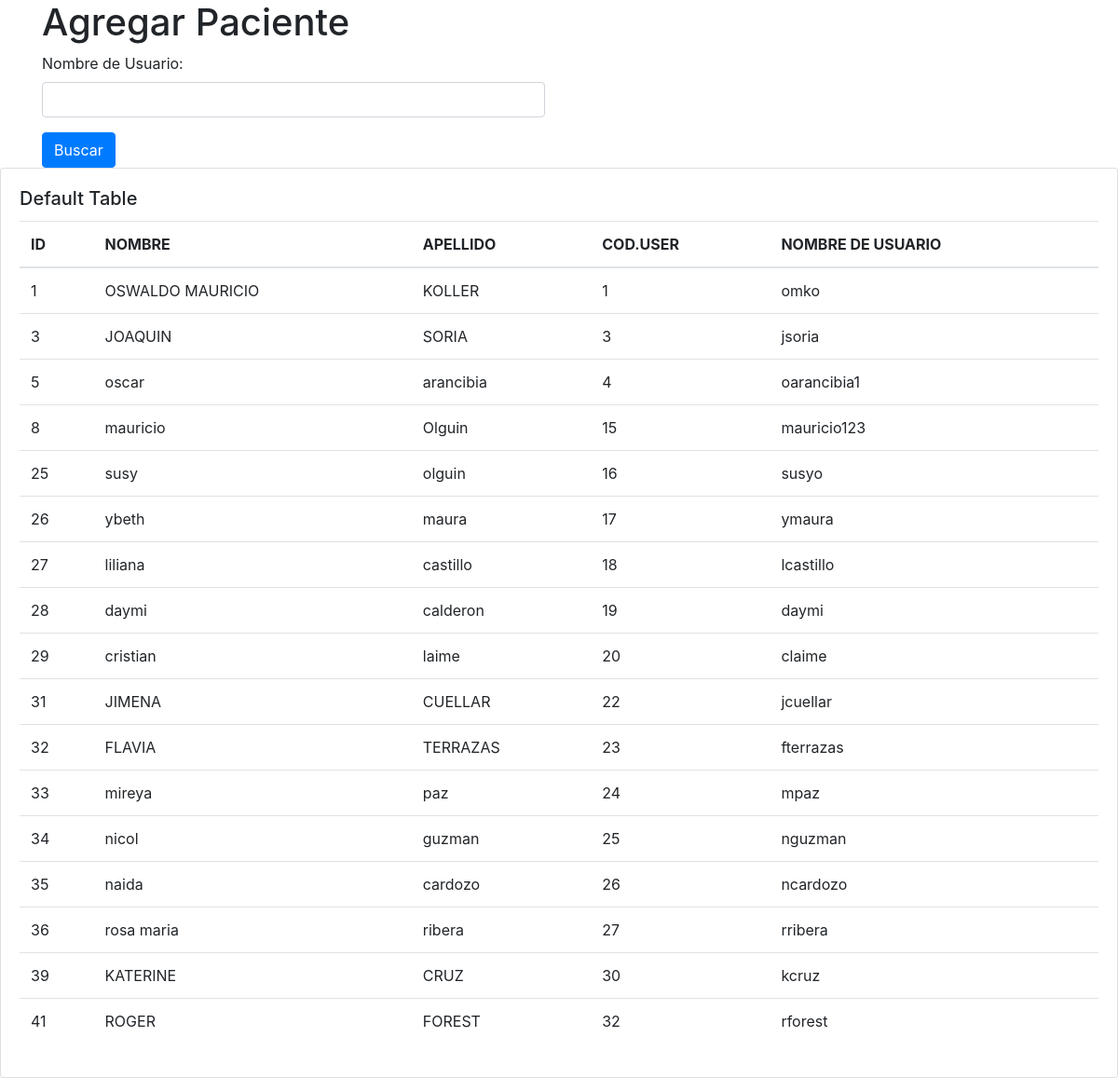
Page /CapaPresentacion/addPaciente.php (signed in) on the committed database.
### tables this page shows
CREATE TABLE `tusuario` (
  `id_persona` int(11) DEFAULT NULL,
  `id_usuario` int(11) NOT NULL,
  `nombre_usuario` varchar(50) DEFAULT NULL,
  `pass_usuario` varchar(100) DEFAULT NULL,
  `estado` varchar(20) DEFAULT NULL
);

CREATE TABLE `tpersona` (
  `id_persona` int(11) NOT NULL,
  `nombre` varchar(50) DEFAULT NULL,
  `apellido` varchar(50) DEFAULT NULL,
  `fecha_nacimiento` date DEFAULT NULL,
  `telefono` varchar(10) DEFAULT NULL,
  `correo` varchar(50) DEFAULT NULL,
  `direccion` varchar(80) DEFAULT NULL,
  `fecha_creacion` timestamp NOT NULL DEFAULT current_timestamp(),
  `estado` int(1) DEFAULT NULL
);

### CapaDato/conexion.php (called while the page is built, shortened)
<?php
class Database {
    private $host = 'localhost';
    private $username = 'admin';
    private $password = 'admssu00$$';
    private $database = 'test';
    private $conn;
    public function __construct() {
        $this->conn = new mysqli($this->host, $this->username, $this->password, $this->database);
    }
    public function getConn() {
    return $this->conn;
    }
}
?>

### CapaNegocio/usuario.php (called while the page is built, shortened)
<?php
require_once "../CapaDato/usuarioDAO.php";
require_once "../CapaDato/conexion.php";
class Usuario {
    private $usuarioDAO;
    public function __construct($database) {
        $this->database = new Database();
        $this->usuarioDAO = new UsuarioDAO($this->database);
    }
    public function obtenerdatospersonausuarios(){
        return $this->usuarioDAO->obtenerDatosPersonaUsuario();
        }
}
?>

### CapaDato/usuarioDAO.php (called while the page is built, shortened)
<?php
require_once('conexion.php');
class UsuarioDAO {
    private $conn;
    public function __construct($database) {
        $this->database = $database;
        $this->conn = $this->database->getConn();
    }
    public function obtenerDatosPersonaUsuario() {
        $query = "SELECT p.id_persona, p.nombre, p.apellido,p.telefono, p.direccion, u.id_usuario,u.nombre_usuario
        FROM tpersona AS p
        INNER JOIN tusuario AS u ON p.id_persona = u.id_persona
        WHERE p.estado =1 AND u.estado =1";
        $result = $this->conn->query($query);
        $datos = $result->fetch_all(MYSQLI_ASSOC);
        return $datos;
    }
}
?>

### CapaPresentacion/addPaciente.php (the view, shortened to what this page needs)
<?php
require_once '../CapaDato/conexion.php';
require_once '../CapaNegocio/usuario.php';
$database = new Database();
$usuario = new usuario($database);
$datos = $usuario->obtenerdatospersonausuarios();
?>
<!DOCTYPE html>
<html>
<head>
    <link rel="stylesheet" href="https://maxcdn.bootstrapcdn.com/bootstrap/4.0.0/css/bootstrap.min.css">
    <link rel="stylesheet" href="https://cdnjs.cloudflare.com/ajax/libs/font-awesome/5.15.3/css/all.min.css">
</head>
<body>
    <div class="container">
        <h1>Agregar Paciente</h1>
        <div class="row">
            <div class="col-md-6">
                <form method="POST">
                    <div class="form-group">
                        <label>Nombre de Usuario:</label>
                        <input type="text" name="buscar_usuario" class="form-control">
                    </div>
                    <button type="submit" name="buscar" class="btn btn-primary">Buscar</button>
                </form>
            </div>
        </div>
    </div>
    <div class="card">
            <div class="card-body">
              <h5 class="card-title">Default Table</h5>
              <table class="table">
                  <thead>
                    <tr>
                      <th scope="col">ID</th>
                      <th scope="col">NOMBRE</th>
                      <th scope="col">APELLIDO</th>
                      <th scope="col">COD.USER</th>
                      <th scope="col">NOMBRE DE USUARIO</th>
                    </tr>
                  </thead>
                  <tbody>
                    <?php
                    foreach ($datos as $dato){
                      ?>
                    <tr>
                      <td><?php echo $dato['id_persona']; ?> </td>
                      <td><?php echo $dato['nombre']; ?> </td>
                      <td><?php echo $dato['apellido']; ?> </td>
                      <td><?php echo $dato['id_usuario']; ?> </td>
                      <td><?php echo $dato['nombre_usuario']; ?> </td>
                    </tr>
                      <?php
                        }
                      ?>
                  </tbody>
              </table>
            </div>
    </div>
</body>
</html>

### rows in the picture
tusuario: id_persona.id_persona "1", id_persona.nombre "OSWALDO MAURICIO", id_persona.apellido "KOLLER", id_usuario "1", nombre_usuario "omko"
tusuario: id_persona.id_persona "3", id_persona.nombre "JOAQUIN", id_persona.apellido "SORIA", id_usuario "3", nombre_usuario "jsoria"
tusuario: id_persona.id_persona "5", id_persona.nombre "oscar", id_persona.apellido "arancibia", id_usuario "4", nombre_usuario "oarancibia1"
tusuario: id_persona.id_persona "8", id_persona.nombre "mauricio", id_persona.apellido "Olguin", id_usuario "15", nombre_usuario "mauricio123"
tusuario: id_persona.id_persona "25", id_persona.nombre "susy", id_persona.apellido "olguin", id_usuario "16", nombre_usuario "susyo"
tusuario: id_persona.id_persona "26", id_persona.nombre "ybeth", id_persona.apellido "maura", id_usuario "17", nombre_usuario "ymaura"
tusuario: id_persona.id_persona "27", id_persona.nombre "liliana", id_persona.apellido "castillo", id_usuario "18", nombre_usuario "lcastillo"
tusuario: id_persona.id_persona "28", id_persona.nombre "daymi", id_persona.apellido "calderon", id_usuario "19", nombre_usuario "daymi"
tusuario: id_persona.id_persona "29", id_persona.nombre "cristian", id_persona.apellido "laime", id_usuario "20", nombre_usuario "claime"
tusuario: id_persona.id_persona "31", id_persona.nombre "JIMENA", id_persona.apellido "CUELLAR", id_usuario "22", nombre_usuario "jcuellar"
tusuario: id_persona.id_persona "32", id_persona.nombre "FLAVIA", id_persona.apellido "TERRAZAS", id_usuario "23", nombre_usuario "fterrazas"
tusuario: id_persona.id_persona "33", id_persona.nombre "mireya", id_persona.apellido "paz", id_usuario "24", nombre_usuario "mpaz"
tusuario: id_persona.id_persona "34", id_persona.nombre "nicol", id_persona.apellido "guzman", id_usuario "25", nombre_usuario "nguzman"
tusuario: id_persona.id_persona "35", id_persona.nombre "naida", id_persona.apellido "cardozo", id_usuario "26", nombre_usuario "ncardozo"
tusuario: id_persona.id_persona "36", id_persona.nombre "rosa maria", id_persona.apellido "ribera", id_usuario "27", nombre_usuario "rribera"
tusuario: id_persona.id_persona "39", id_persona.nombre "KATERINE", id_persona.apellido "CRUZ", id_usuario "30", nombre_usuario "kcruz"
tusuario: id_persona.id_persona "41", id_persona.nombre "ROGER", id_persona.apellido "FOREST", id_usuario "32", nombre_usuario "rforest"
